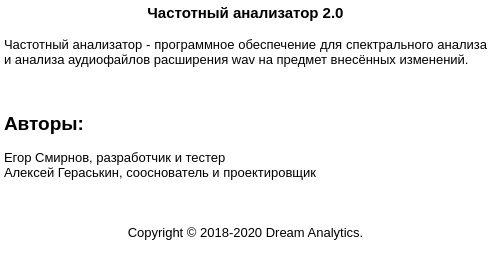
<?xml version="1.0" encoding="UTF-8"?>
<ui version="4.0">
 <class>FrameAbout</class>
 <widget class="QWidget" name="FrameAbout">
  <property name="windowModality">
   <enum>Qt::ApplicationModal</enum>
  </property>
  <property name="geometry">
   <rect>
    <x>0</x>
    <y>0</y>
    <width>490</width>
    <height>260</height>
   </rect>
  </property>
  <property name="minimumSize">
   <size>
    <width>490</width>
    <height>260</height>
   </size>
  </property>
  <property name="maximumSize">
   <size>
    <width>490</width>
    <height>260</height>
   </size>
  </property>
  <property name="windowTitle">
   <string>О программе</string>
  </property>
  <property name="windowIcon">
   <iconset>
    <normaloff>../icons/about.png</normaloff>../icons/about.png</iconset>
  </property>
  <widget class="QTextEdit" name="textAbout">
   <property name="geometry">
    <rect>
     <x>0</x>
     <y>0</y>
     <width>491</width>
     <height>261</height>
    </rect>
   </property>
   <property name="frameShape">
    <enum>QFrame::NoFrame</enum>
   </property>
   <property name="html">
    <string>&lt;!DOCTYPE HTML PUBLIC &quot;-//W3C//DTD HTML 4.0//EN&quot; &quot;http://www.w3.org/TR/REC-html40/strict.dtd&quot;&gt;
&lt;html&gt;&lt;head&gt;&lt;meta name=&quot;qrichtext&quot; content=&quot;1&quot; /&gt;&lt;style type=&quot;text/css&quot;&gt;
p, li { white-space: pre-wrap; }
&lt;/style&gt;&lt;/head&gt;&lt;body style=&quot; font-family:'MS Shell Dlg 2'; font-size:8.25pt; font-weight:400; font-style:normal;&quot;&gt;
&lt;p align=&quot;center&quot; style=&quot; margin-top:0px; margin-bottom:0px; margin-left:0px; margin-right:0px; -qt-block-indent:0; text-indent:0px;&quot;&gt;&lt;span style=&quot; font-size:11pt; font-weight:600;&quot;&gt;Частотный анализатор 2.0&lt;/span&gt;&lt;/p&gt;
&lt;p align=&quot;justify&quot; style=&quot;-qt-paragraph-type:empty; margin-top:0px; margin-bottom:0px; margin-left:0px; margin-right:0px; -qt-block-indent:0; text-indent:0px; font-size:10pt;&quot;&gt;&lt;br /&gt;&lt;/p&gt;
&lt;p align=&quot;justify&quot; style=&quot; margin-top:0px; margin-bottom:0px; margin-left:0px; margin-right:0px; -qt-block-indent:0; text-indent:0px;&quot;&gt;&lt;span style=&quot; font-size:10pt;&quot;&gt;Частотный анализатор - программное обеспечение для спектрального анализа и анализа аудиофайлов расширения wav на предмет внесённых изменений.&lt;/span&gt;&lt;/p&gt;
&lt;p align=&quot;justify&quot; style=&quot;-qt-paragraph-type:empty; margin-top:0px; margin-bottom:0px; margin-left:0px; margin-right:0px; -qt-block-indent:0; text-indent:0px; font-size:10pt;&quot;&gt;&lt;br /&gt;&lt;/p&gt;
&lt;p align=&quot;justify&quot; style=&quot;-qt-paragraph-type:empty; margin-top:0px; margin-bottom:0px; margin-left:0px; margin-right:0px; -qt-block-indent:0; text-indent:0px; font-size:10pt;&quot;&gt;&lt;br /&gt;&lt;/p&gt;
&lt;p align=&quot;justify&quot; style=&quot;-qt-paragraph-type:empty; margin-top:0px; margin-bottom:0px; margin-left:0px; margin-right:0px; -qt-block-indent:0; text-indent:0px; font-size:10pt;&quot;&gt;&lt;br /&gt;&lt;/p&gt;
&lt;p align=&quot;justify&quot; style=&quot; margin-top:0px; margin-bottom:0px; margin-left:0px; margin-right:0px; -qt-block-indent:0; text-indent:0px;&quot;&gt;&lt;span style=&quot; font-size:14pt; font-weight:600;&quot;&gt;Авторы:&lt;/span&gt;&lt;/p&gt;
&lt;p align=&quot;justify&quot; style=&quot;-qt-paragraph-type:empty; margin-top:0px; margin-bottom:0px; margin-left:0px; margin-right:0px; -qt-block-indent:0; text-indent:0px; font-size:10pt;&quot;&gt;&lt;br /&gt;&lt;/p&gt;
&lt;p align=&quot;justify&quot; style=&quot; margin-top:0px; margin-bottom:0px; margin-left:0px; margin-right:0px; -qt-block-indent:0; text-indent:0px;&quot;&gt;&lt;span style=&quot; font-size:10pt;&quot;&gt;Егор Смирнов, разработчик и тестер&lt;/span&gt;&lt;/p&gt;
&lt;p align=&quot;justify&quot; style=&quot; margin-top:0px; margin-bottom:0px; margin-left:0px; margin-right:0px; -qt-block-indent:0; text-indent:0px;&quot;&gt;&lt;span style=&quot; font-size:10pt;&quot;&gt;Алексей Гераськин, сооснователь и проектировщик&lt;/span&gt;&lt;/p&gt;
&lt;p align=&quot;justify&quot; style=&quot;-qt-paragraph-type:empty; margin-top:0px; margin-bottom:0px; margin-left:0px; margin-right:0px; -qt-block-indent:0; text-indent:0px; font-size:10pt;&quot;&gt;&lt;br /&gt;&lt;/p&gt;
&lt;p align=&quot;justify&quot; style=&quot;-qt-paragraph-type:empty; margin-top:0px; margin-bottom:0px; margin-left:0px; margin-right:0px; -qt-block-indent:0; text-indent:0px; font-size:10pt;&quot;&gt;&lt;br /&gt;&lt;/p&gt;
&lt;p align=&quot;justify&quot; style=&quot;-qt-paragraph-type:empty; margin-top:0px; margin-bottom:0px; margin-left:0px; margin-right:0px; -qt-block-indent:0; text-indent:0px; font-size:10pt;&quot;&gt;&lt;br /&gt;&lt;/p&gt;
&lt;p align=&quot;center&quot; style=&quot; margin-top:0px; margin-bottom:0px; margin-left:0px; margin-right:0px; -qt-block-indent:0; text-indent:0px;&quot;&gt;&lt;span style=&quot; font-size:10pt;&quot;&gt;Copyright © 2018-2020 Dream Analytics.&lt;/span&gt;&lt;/p&gt;&lt;/body&gt;&lt;/html&gt;</string>
   </property>
  </widget>
 </widget>
 <resources/>
 <connections/>
</ui>
